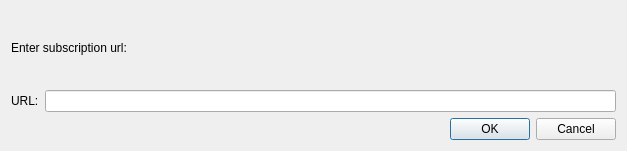
<?xml version="1.0" encoding="UTF-8"?>
<ui version="4.0">
 <class>Dialog</class>
 <widget class="QDialog" name="Dialog">
  <property name="geometry">
   <rect>
    <x>0</x>
    <y>0</y>
    <width>627</width>
    <height>151</height>
   </rect>
  </property>
  <property name="minimumSize">
   <size>
    <width>627</width>
    <height>151</height>
   </size>
  </property>
  <property name="maximumSize">
   <size>
    <width>627</width>
    <height>151</height>
   </size>
  </property>
  <property name="windowTitle">
   <string>Dialog</string>
  </property>
  <layout class="QVBoxLayout" name="verticalLayout">
   <item>
    <widget class="QLabel" name="label_2">
     <property name="text">
      <string>Enter subscription url:</string>
     </property>
    </widget>
   </item>
   <item>
    <layout class="QHBoxLayout" name="horizontalLayout">
     <item>
      <widget class="QLabel" name="label">
       <property name="text">
        <string>URL:</string>
       </property>
      </widget>
     </item>
     <item>
      <widget class="QLineEdit" name="lineEdit"/>
     </item>
    </layout>
   </item>
   <item>
    <widget class="QDialogButtonBox" name="buttonBox">
     <property name="orientation">
      <enum>Qt::Horizontal</enum>
     </property>
     <property name="standardButtons">
      <set>QDialogButtonBox::Cancel|QDialogButtonBox::Ok</set>
     </property>
    </widget>
   </item>
  </layout>
 </widget>
 <resources/>
 <connections>
  <connection>
   <sender>buttonBox</sender>
   <signal>accepted()</signal>
   <receiver>Dialog</receiver>
   <slot>accept()</slot>
   <hints>
    <hint type="sourcelabel">
     <x>248</x>
     <y>254</y>
    </hint>
    <hint type="destinationlabel">
     <x>157</x>
     <y>274</y>
    </hint>
   </hints>
  </connection>
  <connection>
   <sender>buttonBox</sender>
   <signal>rejected()</signal>
   <receiver>Dialog</receiver>
   <slot>reject()</slot>
   <hints>
    <hint type="sourcelabel">
     <x>316</x>
     <y>260</y>
    </hint>
    <hint type="destinationlabel">
     <x>286</x>
     <y>274</y>
    </hint>
   </hints>
  </connection>
 </connections>
</ui>
